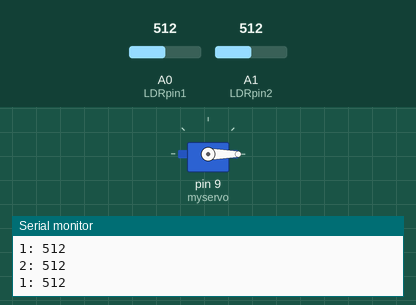
Recording of a sketch running on a simulated Arduino Uno, built with avr-gcc and run on an emulated ATmega328P. Parts: servo, the last lines printed to the serial monitor. Inputs (shaded band) come from the test bench; at power-on: A0 (LDRpin1) = 512, A1 (LDRpin2) = 512.

Above: at 1.2 s.
1.3 s: A0 (LDRpin1) set to 792
2.8 s: A0 (LDRpin1) set to 810
At 3.27 s:
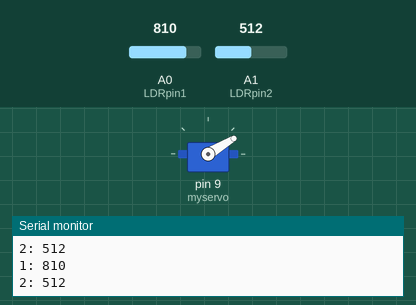
At 6.2 s:
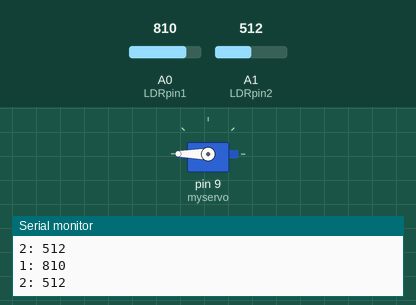
Timing chart, 0 to 11.8 s (numbered marks = the images above; inputs shaded):
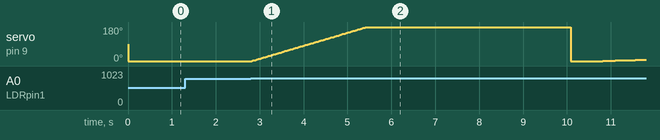

Measured:
- the behaviour switches between 800 and 801 on A0 (LDRpin1) (found by bisection; images 0 and 1)

The sketch:

followTheLightLDR_Servo.ino
```cpp
#include <Servo.h>

#define LDRpin1 A0
#define LDRpin2 A1
int LDRValue1 = 0;
int LDRValue2 = 0;

Servo myservo;  // create servo object to control a servo
// twelve servo objects can be created on most boards
int pos = 0;

void setup() {
  Serial.begin(9600);
  myservo.attach(9);  // attaches the servo on pin 9 to the servo object
}

void loop() {
  LDRValue1 = analogRead(LDRpin1);
  LDRValue2 = analogRead(LDRpin2);
  Serial.print("1: ");
  Serial.print(LDRValue1);
  Serial.print("\n");
  Serial.print("2: ");
  Serial.print(LDRValue2);
  Serial.print("\n");
  delay(2);

  if (LDRValue1 > 800)
  {
      pos++;
  }
  if (LDRValue2 > 800)
  {
      pos--;
  }
  myservo.write(pos);
}
```
